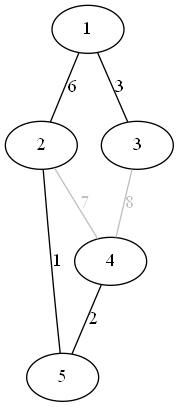

Write Python code to recreate this figure.
"""Алгоритм Краскала"""

import graphviz
import os

os.environ["PATH"] += os.pathsep + 'C:/Program Files (x86)/Graphviz2.38/bin/'


def input_nat0(name=''):
    while True:
        number = input(name)
        try:
            int(number)
            if int(number) < 0:
                print('Число должно быть неотрицательным')
            else:
                number = int(number)
                break
        except ValueError:
            print('Неверный тип данных')
    return number


def make_dicts(x, parent, rank):
    if not isinstance(x, int):
        raise ValueError('Неправильный тип вершины графа')
    parent[x] = x
    rank[x] = 0
    return parent, rank


def find(x, parent):
    if parent[x] != x:
        parent[x] = find(parent[x], parent)
    return parent[x]


def union(x, y, parent, rank):
    if not isinstance(x, int) or not isinstance(y, int):
        raise ValueError('Неправильный тип вершины графа')

    x_root = find(x, parent)
    y_root = find(y, parent)
    if rank[x_root] < rank[y_root]:
        x_root, y_root = y_root, x_root
    parent[y_root] = x_root
    if rank[x_root] == rank[y_root]:
        rank[x_root] += 1


def kruskal(g):
    tops = set()
    for edges in g:
        tops.add(edges)
    v = len(tops) + 1

    final = {}
    parent = {}
    rank = {}
    for connection in range(1, v+1):
        parent, rank = make_dicts(connection, parent, rank)
    for connection in g:
        if find(connection[0], parent) != find(connection[1], parent):
            final[connection] = g[connection]
            union(find(connection[0], parent), find(connection[1], parent), parent, rank)
    return final


def graph_create(n):
    g_lst = []
    for i in range(n - 1):  # Создание связей в графе
        for j in range(i + 1, n):
            g_lst.append(i + 1)
            g_lst.append(j + 1)
    g_kort = tuple(g_lst)

    connections = int(len(g_kort) / 2)  # Количество пар связей
    m = 0
    g_dic = {}
    for i in range(connections):  # Ввод веса веток графа
        branch = g_kort[m:m + 2]
        m = m + 2
        print('Введите вес ветки', branch, 'если точки не связаны, вес принять равным 0')
        weight = input_nat0()
        if weight != 0:
            g_dic.update({branch: weight})

    weight_lst = list(g_dic.items())  # Сортировка словаря по возрастанию значений
    weight_lst.sort(key=lambda l: l[1])
    g_dic = {}
    for i in weight_lst:
        g_dic.update({i[0]: i[1]})
    return g_dic


def graph_view(graph_first, graph_final, top):
    show = graphviz.Graph(filename="Graph", format='png')

    node_lst = [i for i in range(1, top + 1)]  # Показ вершин графа
    for top in node_lst:
        show.node(str(top))

    for edge in graph_first:
        if edge in graph_final:
            show.edge(str(edge[0]), str(edge[1]), label=str(graph_final[edge]))  # Показ веток финального графа
        else:
            show.edge(str(edge[0]), str(edge[1]), label=str(graph_first[edge]),  # Показ веток начального графа
                         color="gray", fontcolor="gray")
    show.view()


def main():
    my_check = input('Ввод самим (1) или по умолчанию (0) ')
    if my_check == '1':
        number_of_tops = input_nat0('Введите количество вершин ')
        graph = graph_create(number_of_tops)
        graph_view(graph, kruskal(graph), number_of_tops)
    else:
        graph = {(2, 5): 1, (4, 5): 2, (1, 3): 3, (1, 2): 6, (2, 4): 7, (3, 4): 8}
        graph_view(graph, kruskal(graph), 5)


if __name__ == '__main__':
    main()
